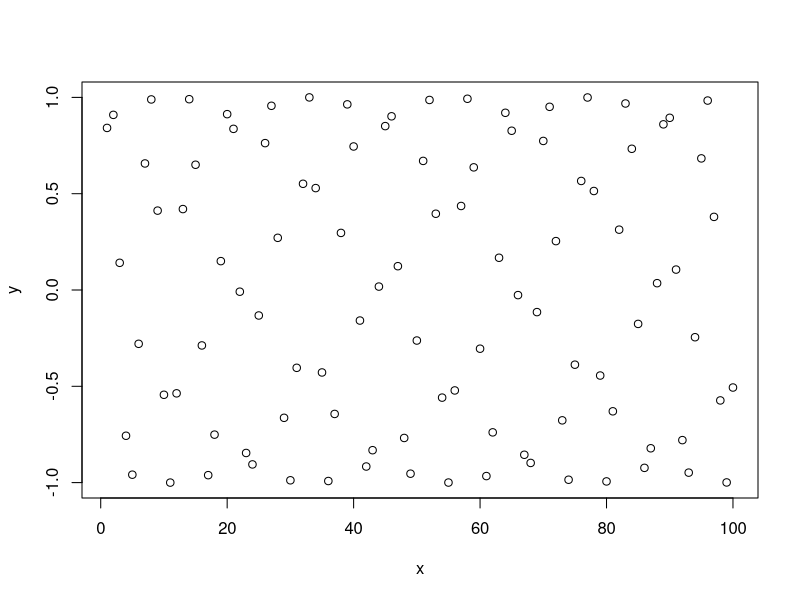

Source code (R): (Note: this script raises an error after producing the figure.)
x=1:100
y=sin(x)
plot(x,y)
# типизация.1 тип данных(нумерикал численные данные) 2тип-текстовый|символ 
#логика -значение вида тру\фолс
z=c("А", "Б", "В")
x=1:10
y=c(T,F,TRUE,FALSE)
#-Базовая переменная-вектор(матрица единичной размерности). Матрица-множество чисел 
t=1
x+t
z+x
x+w
w="A"
u=c("A",23,T)
#автоматически превращает в один тип данных
s=c(1,T,F,0)
#char-numeric-logic
f=c(x,y,u,s)
#оператор С - оператор объединения 
a<-2
b<-3
a->b #присвоение значение согласно направлению
assign("t", "text")
#paste(работа со строками)-суть слепление строковых значение которые мы даем
y=(log10(sin(x^(-3))))
x=1:10000